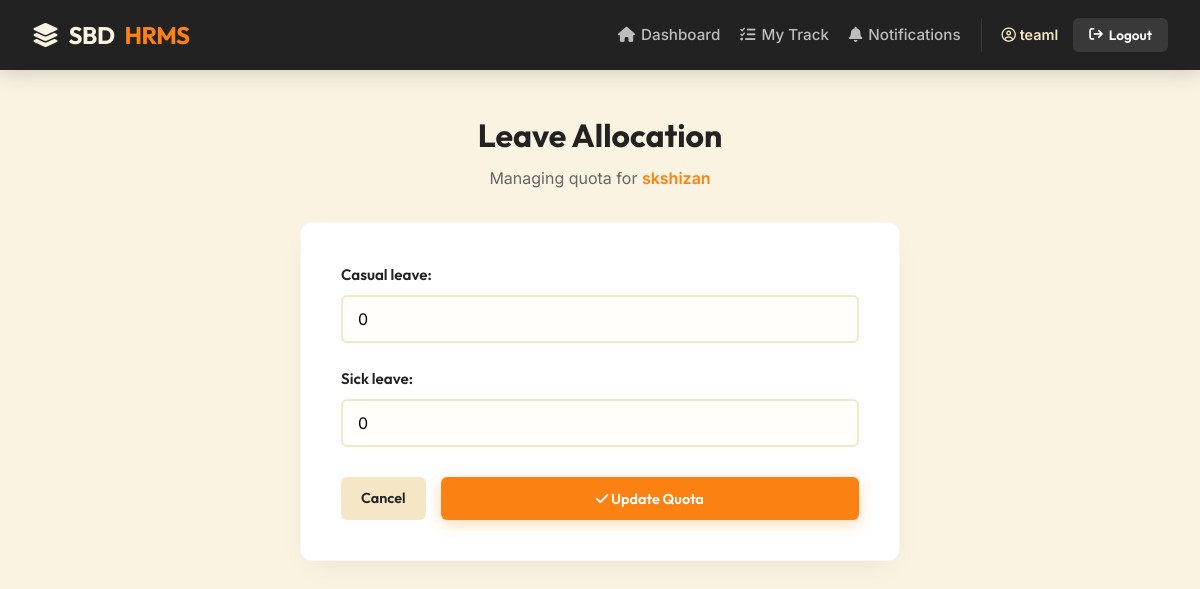
The page /manage-quota/2/ (signed in) on the database as committed earlier.
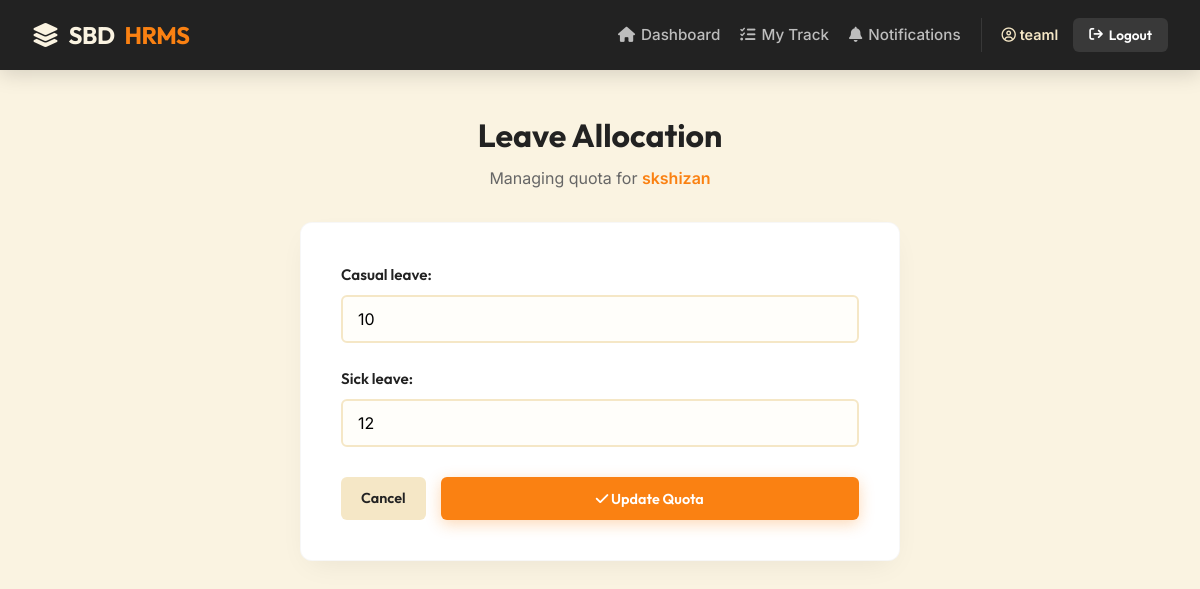
The same page on the database as committed later.
### dashboard/models.py (models this page shows, shortened)
class LeaveBalance(models.Model):
    user = models.OneToOneField(User, on_delete=models.CASCADE, related_name='leave_balance')
    casual_leave = models.PositiveIntegerField(default=0)
    sick_leave = models.PositiveIntegerField(default=0)

### dashboard/views.py (the view)
# urls.py: path('manage-quota/<int:user_id>/', dash_views.manage_quota, name='manage_quota'),
@login_required
def manage_quota(request, user_id):
    employee = get_object_or_404(User, id=user_id)
    is_hr = (request.user.role == 'HR')
    is_manager = (employee.reports_to == request.user)
    if not (is_hr or is_manager):
        messages.error(request, "Access Denied. You can only manage quota for your direct reports.")
        return redirect('dashboard')
    balance, created = LeaveBalance.objects.get_or_create(user=employee)
    if request.method == 'POST':
        form = LeaveAllocationForm(request.POST, instance=balance)
        if form.is_valid():
            form.save()
            messages.success(request, f"Leave quota updated for {employee.username}")
            if is_hr:
                return redirect('hr_dashboard')
            else:
                return redirect('dashboard') # Managers go back to employee dashboard
    else:
        form = LeaveAllocationForm(instance=balance)
    return render(request, 'dashboard/manage_quota.html', {'form': form, 'employee': employee})

### dashboard/forms.py
class LeaveAllocationForm(forms.ModelForm):
    class Meta:
        model = LeaveBalance
        fields = ['casual_leave', 'sick_leave']

### templates/dashboard/manage_quota.html (shortened to what this page needs)
{% extends 'base.html' %}
{% block content %}
<div class="allocation-wrapper">
    <div class="header-group">
        <h2>Leave Allocation</h2>
        <p class="subtitle">Managing quota for <span class="highlight-name">{{ employee.username }}</span></p>
    </div>
    <div class="card">
        <form method="post" class="allocation-form">
            {{ form.as_p }}
            <div class="form-actions">
                <a href="javascript:history.back()" class="btn" style="background: var(--c-beige); color: var(--c-charcoal);">
                    Cancel
                </a>
                <button type="submit" class="btn btn-primary btn-submit">
                    <i class="fa-solid fa-check"></i> Update Quota
                </button>
            </div>
        </form>
    </div>
</div>
{% endblock %}

Rows that differ between the two databases and show on the page:
changed LeaveBalance: casual_leave "0" → "10"; sick_leave "0" → "12"
